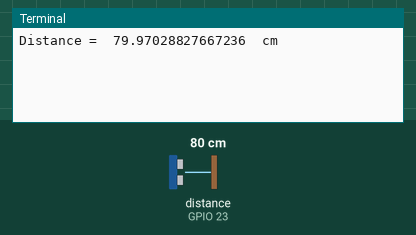
This program was run on a simulated Raspberry Pi (BCM pin numbers). Parts: the last lines printed to the terminal. The inputs (shaded band) are chosen by the test bench; at power-on: distance to the obstacle (sensor on GPIO 23) 80 cm. The echo pulse lasts 58.3 µs per cm; the clock reads 2024-03-15 10:24:30 at power-on unless the program sets it.

Above: at 1.2 s.
1.3 s: distance to the obstacle (sensor on GPIO 23) set to 2 cm
At 2.6 s:
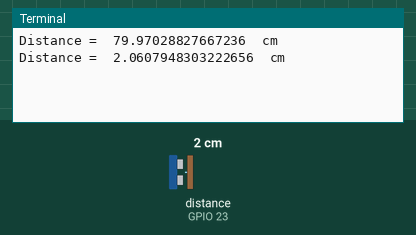
2.8 s: distance to the obstacle (sensor on GPIO 23) set to 4 cm
At 3.4 s:
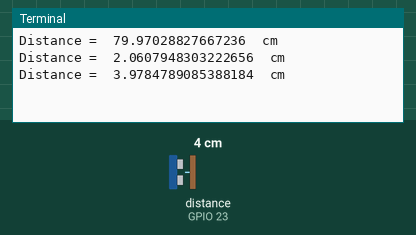
Timing chart, 0 to 5.8 s (numbered marks = the images above; inputs shaded):
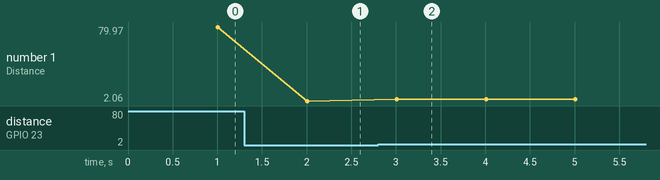

Measured:
- after the input at 1.3 s, the terminal: prints a new line after 0.71 s (image 1)
- after the input at 2.8 s, the terminal: prints a new line after 0.21 s (image 2)
- plotted number 1: 79.97 → 2.06 after the input at 1.3 s, 2.06 → 3.98 after the input at 2.8 s

The program:

UltraSonicTest1.py
```python
import RPi.GPIO as GPIO
import time

GPIO.setwarnings(False)
GPIO.setmode(GPIO.BCM)

echoPin = 23
trigPin = 24

GPIO.setup(trigPin, GPIO.OUT)
GPIO.setup(echoPin, GPIO.IN)

def calcDistance():
    GPIO.output(trigPin, 1)

    time.sleep(0.00001)
    GPIO.output(trigPin, 0)

    startTime = time.time()
    stopTime = time.time()

    while(GPIO.input(echoPin) == 0):
        startTime = time.time()

    while(GPIO.input(echoPin) == 1):
        stopTime = time.time()

    timeElapsed = stopTime - startTime

##    speed of sound in air
    distance = (timeElapsed * 34300) / 2

    return distance


try:
    while 1:
        time.sleep(1)
        print('Distance = ', calcDistance(), ' cm')
except:
    GPIO.cleanup()
```
